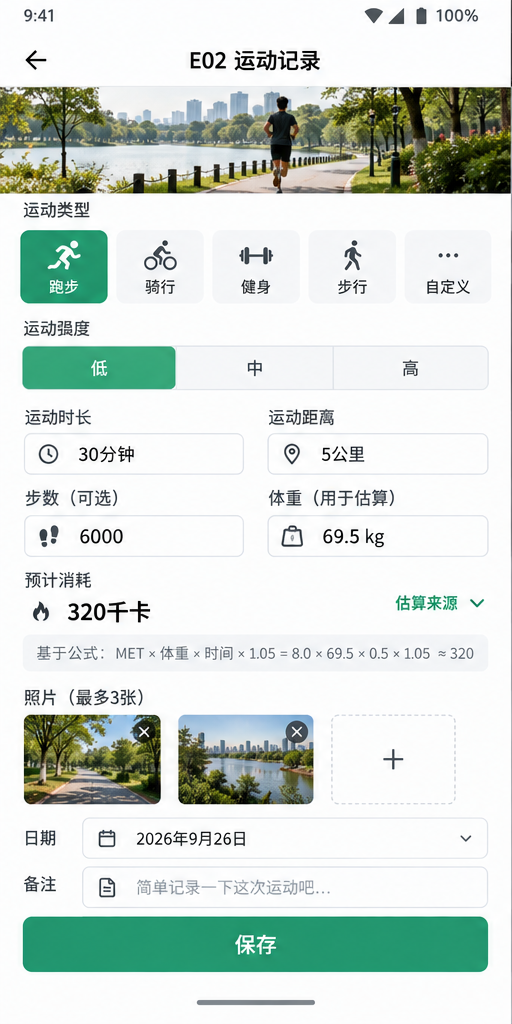
#> input picture design/screens/E02.png, 512 x 1024 px
$ python extract_photos.py
#> lines starting #> are read from the running program, lines starting #| are printed output that depends on the picture; after the words box and inside, x2 and y2 are one past the last pixel; in counts of white or black regions, pixels touching at a corner belong together
"""Separate concept-image attachment photos from their overlaid close controls."""

import hashlib
import json
from pathlib import Path

import cv2
import numpy as np
from PIL import Image, ImageDraw

BASE = Path(__file__).resolve().parent
ROOT = BASE.parents[1]
OUT = BASE / "assets"
OUT.mkdir(exist_ok=True)
source = Image.open(ROOT / "screens" / "E02.png").convert("RGB")
#> source is the input picture: PIL image 512x1024 RGB; mean R, G, B 211.2, 221, 215
records = []

for name, box, center in [
    ("exercise-photo-1-clean", (24, 715, 161, 804), (120, 17)),
    ("exercise-photo-2-clean", (178, 715, 315, 804), (119, 17)),
]:
    crop = np.array(source.crop(box))
    mask = np.zeros(crop.shape[:2], dtype=np.uint8)
    cv2.circle(mask, center, 13, 255, -1)
    repaired = cv2.inpaint(crop, mask, 3, cv2.INPAINT_TELEA)
    path = OUT / f"{name}.png"
    Image.fromarray(repaired).save(path)
    records.append({
        "id": name,
        "source": "screens/E02.png",
        "cropLTRB": box,
        "path": str(path),
        "sourceType": "original Sunburst photo crop",
        "processing": "Local inpainting only under the close-control circle",
        "inferredArea": {"center": center, "radius": 13},
        "limitation": "Occluded original photo pixels are unknown; this area is reconstructed.",
        "sha256": hashlib.sha256(path.read_bytes()).hexdigest(),
    })
#> this loop made 2 passes
#> pass 1, `crop = np.array(source.crop(box))`:
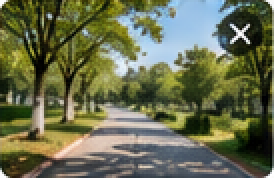
#> crop: shape (89, 137, 3) (shown 2 times larger); mean R, G, B 103.8, 108.5, 78.4
#> pass 1, `repaired = cv2.inpaint(crop, mask, 3, cv2.INPAINT_TELEA)`:
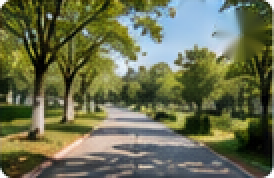
#> repaired: shape (89, 137, 3) (shown 2 times larger); mean R, G, B 105.6, 110.7, 80.2
#> pass 2, `repaired = cv2.inpaint(crop, mask, 3, cv2.INPAINT_TELEA)`:
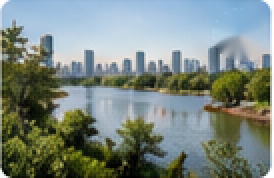
#> repaired: shape (89, 137, 3) (shown 2 times larger); mean R, G, B 122.7, 134.8, 127.9
#> after the loop:
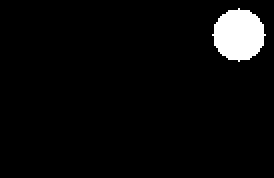
#> mask: shape (89, 137) (shown 2 times larger); 4.3% white; 1 white region, box (x1, y1, x2, y2) and area: (106, 4, 133, 31) 529
#> after the loop, records = 2 items

close = source.crop((132, 719, 158, 745)).convert("RGBA")
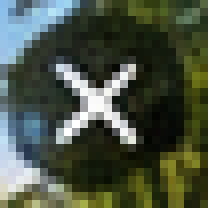
#> close: PIL image 26x26 RGBA (shown 8 times larger); mean R, G, B, A 73.1, 82.4, 66.5, 255
alpha = Image.new("L", close.size)
#> alpha: PIL image 26x26 L; every value is 0
ImageDraw.Draw(alpha).ellipse((1, 1, 25, 25), fill=255)
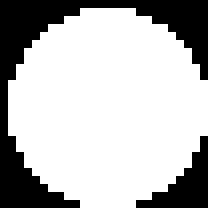
#> alpha: PIL image 26x26 L (shown 8 times larger); 72.3% white; 2 black regions, box (x1, y1, x2, y2) and area: (0, 0, 26, 26) 153, (17, 17, 26, 26) 34
close.putalpha(alpha)
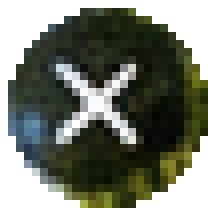
#> close: PIL image 26x26 RGBA (shown 8 times larger); mean R, G, B, A 73.1, 82.4, 66.5, 184.5; transparent parts drawn white
close_path = OUT / "photo-close.png"
close.save(close_path)
records.append({
    "id": "photo-close",
    "source": "screens/E02.png",
    "cropLTRB": [132, 719, 158, 745],
    "path": str(close_path),
    "processing": "Independent source close-control artwork; elliptical alpha mask",
    "geometryStatus": "inferred",
    "sha256": hashlib.sha256(close_path.read_bytes()).hexdigest(),
})

(BASE / "photo-processing.json").write_text(
    json.dumps(records, ensure_ascii=False, indent=2), encoding="utf-8"
)
print(json.dumps({"created": [r["path"] for r in records]}))
#| {"created": ["design/rebuild/health/assets/exercise-photo-1-clean.png", "design/rebuild/health/assets/exercise-photo-2-clean.png", "design/rebuild/health/assets/photo-close.png"]}

$ run again, with design/screens/E01.png copied over design/screens/E02.png
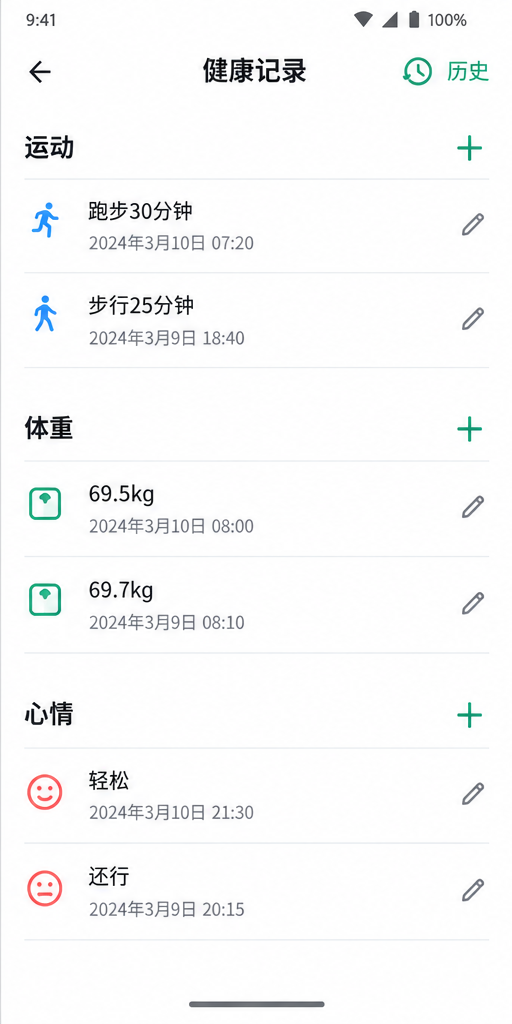
#> input picture design/screens/E01.png, 512 x 1024 px
#> source is the input picture: PIL image 512x1024 RGB; mean R, G, B 248.4, 248.8, 249.1
#> the loop `for name, box, center in [ ("exercise-photo-1-clean", (24, 715, 161, 8..` made 2 passes
#> pass 1, `crop = np.array(source.crop(box))`:
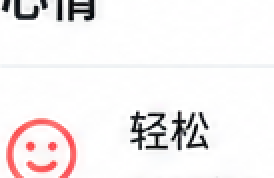
#> crop: shape (89, 137, 3) (shown 2 times larger); mean R, G, B 243.8, 239.4, 239.7
#> pass 2, `crop = np.array(source.crop(box))`:
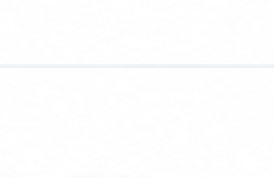
#> crop: shape (89, 137, 3) (shown 2 times larger); mean R, G, B 253.9, 253.9, 254
#> after the loop `for name, box, center in [`: records = 2 items
#| {"created": ["design/rebuild/health/assets/exercise-photo-1-clean.png", "design/rebuild/health/assets/exercise-photo-2-clean.png", "design/rebuild/health/assets/photo-close.png"]}

$ run again, with design/screens/E03.png copied over design/screens/E02.png
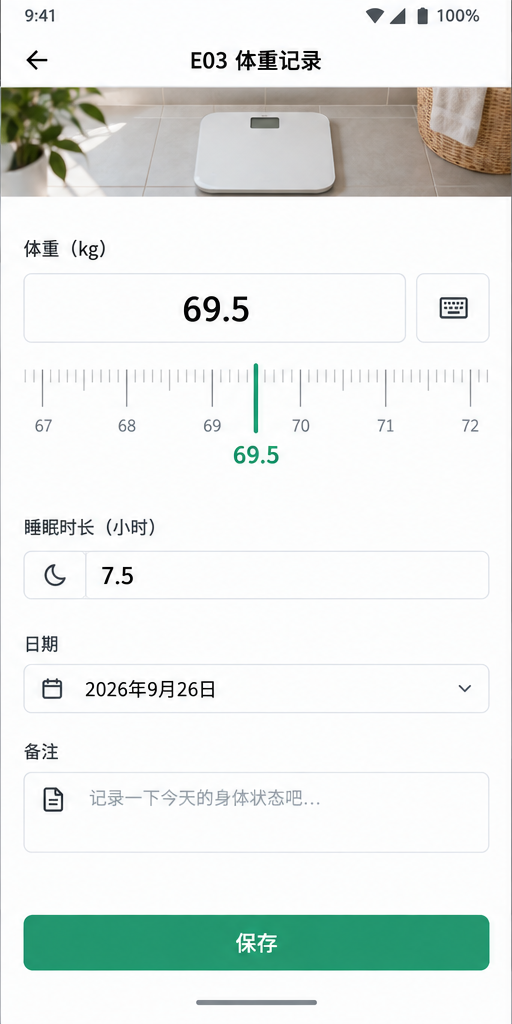
#> input picture design/screens/E03.png, 512 x 1024 px
#> source is the input picture: PIL image 512x1024 RGB; mean R, G, B 229.1, 234.7, 231.7
#> the loop `for name, box, center in [ ("exercise-photo-1-clean", (24, 715, 161, 8..` made 2 passes
#> pass 1, `crop = np.array(source.crop(box))`:
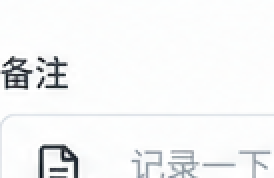
#> crop: shape (89, 137, 3) (shown 2 times larger); mean R, G, B 243.8, 244.8, 245.2
#> pass 2, `crop = np.array(source.crop(box))`:
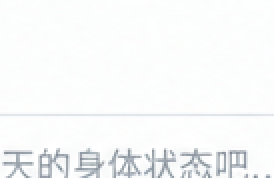
#> crop: shape (89, 137, 3) (shown 2 times larger); mean R, G, B 247, 248.1, 248.6
#> after the loop `for name, box, center in [`: records = 2 items
#| {"created": ["design/rebuild/health/assets/exercise-photo-1-clean.png", "design/rebuild/health/assets/exercise-photo-2-clean.png", "design/rebuild/health/assets/photo-close.png"]}

$ run again, with design/screens/E04.png copied over design/screens/E02.png
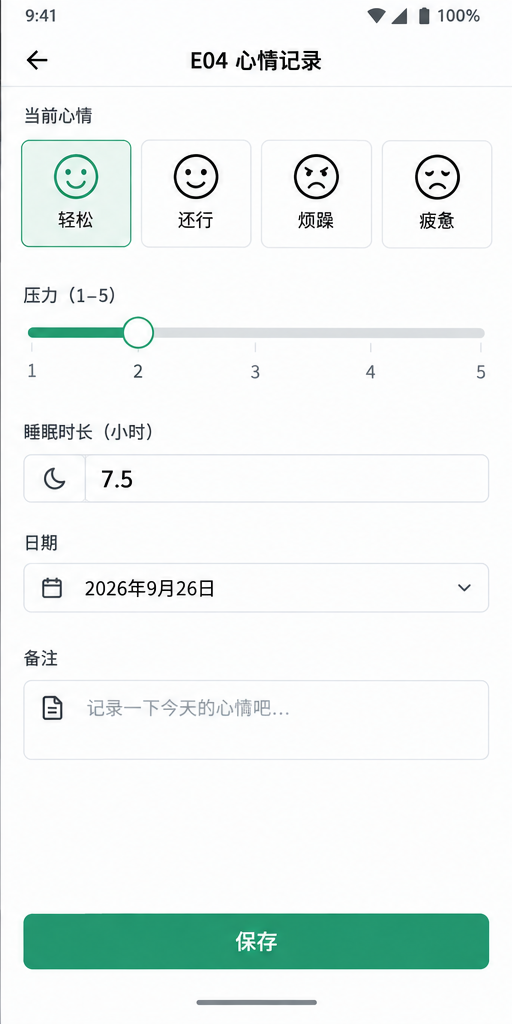
#> input picture design/screens/E04.png, 512 x 1024 px
#> source is the input picture: PIL image 512x1024 RGB; mean R, G, B 236.3, 243.2, 241.2
#> the loop `for name, box, center in [ ("exercise-photo-1-clean", (24, 715, 161, 8..` made 2 passes
#> pass 1, `crop = np.array(source.crop(box))`:
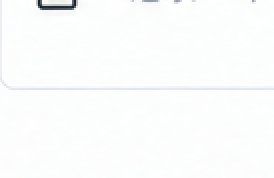
#> crop: shape (89, 137, 3) (shown 2 times larger); mean R, G, B 251.1, 251.8, 251.9
#> after the loop `for name, box, center in [`: records = 2 items
#| {"created": ["design/rebuild/health/assets/exercise-photo-1-clean.png", "design/rebuild/health/assets/exercise-photo-2-clean.png", "design/rebuild/health/assets/photo-close.png"]}
